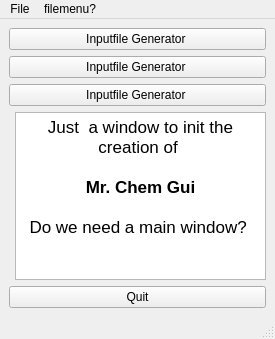
<?xml version="1.0" encoding="UTF-8"?>
<ui version="4.0">
 <class>MainWindow</class>
 <widget class="QMainWindow" name="MainWindow">
  <property name="geometry">
   <rect>
    <x>0</x>
    <y>0</y>
    <width>275</width>
    <height>339</height>
   </rect>
  </property>
  <property name="windowTitle">
   <string>MainWindow</string>
  </property>
  <widget class="QWidget" name="centralwidget">
   <layout class="QVBoxLayout" name="verticalLayout">
    <item>
     <layout class="QGridLayout" name="gridLayout">
      <item row="1" column="0" colspan="2">
       <widget class="QPushButton" name="button02">
        <property name="text">
         <string>Inputfile Generator </string>
        </property>
       </widget>
      </item>
      <item row="3" column="1">
       <widget class="QTextBrowser" name="textBrowser">
        <property name="html">
         <string>&lt;!DOCTYPE HTML PUBLIC &quot;-//W3C//DTD HTML 4.0//EN&quot; &quot;http://www.w3.org/TR/REC-html40/strict.dtd&quot;&gt;
&lt;html&gt;&lt;head&gt;&lt;meta name=&quot;qrichtext&quot; content=&quot;1&quot; /&gt;&lt;style type=&quot;text/css&quot;&gt;
p, li { white-space: pre-wrap; }
&lt;/style&gt;&lt;/head&gt;&lt;body style=&quot; font-family:'.AppleSystemUIFont'; font-size:13pt; font-weight:400; font-style:normal;&quot;&gt;
&lt;p align=&quot;center&quot; style=&quot; margin-top:0px; margin-bottom:0px; margin-left:0px; margin-right:0px; -qt-block-indent:0; text-indent:0px;&quot;&gt;Just  a window to init the creation of &lt;/p&gt;
&lt;p align=&quot;center&quot; style=&quot;-qt-paragraph-type:empty; margin-top:0px; margin-bottom:0px; margin-left:0px; margin-right:0px; -qt-block-indent:0; text-indent:0px;&quot;&gt;&lt;br /&gt;&lt;/p&gt;
&lt;p align=&quot;center&quot; style=&quot; margin-top:0px; margin-bottom:0px; margin-left:0px; margin-right:0px; -qt-block-indent:0; text-indent:0px;&quot;&gt;&lt;span style=&quot; font-weight:600;&quot;&gt;Mr. Chem Gui&lt;/span&gt;&lt;/p&gt;
&lt;p align=&quot;center&quot; style=&quot;-qt-paragraph-type:empty; margin-top:0px; margin-bottom:0px; margin-left:0px; margin-right:0px; -qt-block-indent:0; text-indent:0px; font-weight:600;&quot;&gt;&lt;br /&gt;&lt;/p&gt;
&lt;p align=&quot;center&quot; style=&quot; margin-top:0px; margin-bottom:0px; margin-left:0px; margin-right:0px; -qt-block-indent:0; text-indent:0px;&quot;&gt;Do we need a main window? &lt;/p&gt;&lt;/body&gt;&lt;/html&gt;</string>
        </property>
       </widget>
      </item>
      <item row="2" column="0" colspan="2">
       <widget class="QPushButton" name="button03">
        <property name="text">
         <string>Inputfile Generator </string>
        </property>
       </widget>
      </item>
      <item row="0" column="0" colspan="2">
       <widget class="QPushButton" name="inputfile_button">
        <property name="text">
         <string>Inputfile Generator </string>
        </property>
       </widget>
      </item>
     </layout>
    </item>
    <item>
     <widget class="QPushButton" name="button_quit">
      <property name="text">
       <string>Quit</string>
      </property>
     </widget>
    </item>
   </layout>
  </widget>
  <widget class="QMenuBar" name="menubar">
   <property name="geometry">
    <rect>
     <x>0</x>
     <y>0</y>
     <width>275</width>
     <height>22</height>
    </rect>
   </property>
   <widget class="QMenu" name="menuFile">
    <property name="title">
     <string>File</string>
    </property>
    <addaction name="actionLoad"/>
    <addaction name="actionSave"/>
    <addaction name="actionImport"/>
   </widget>
   <widget class="QMenu" name="menufilemenu">
    <property name="title">
     <string>filemenu?</string>
    </property>
    <addaction name="actionjei_or_nei"/>
   </widget>
   <addaction name="menuFile"/>
   <addaction name="menufilemenu"/>
  </widget>
  <widget class="QStatusBar" name="statusbar"/>
  <action name="actionLoad">
   <property name="text">
    <string>Load</string>
   </property>
  </action>
  <action name="actionSave">
   <property name="text">
    <string>Save</string>
   </property>
  </action>
  <action name="actionImport">
   <property name="text">
    <string>Import ...</string>
   </property>
  </action>
  <action name="actionjei_or_nei">
   <property name="text">
    <string>jei or nei</string>
   </property>
  </action>
 </widget>
 <resources/>
 <connections/>
</ui>
